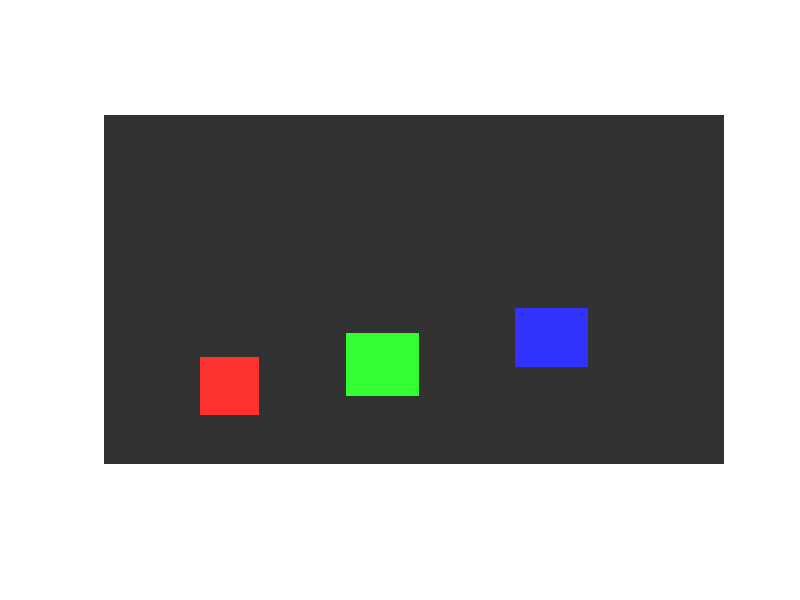

MATLAB code for this plot:
clc;
clear;
close all;

img = uint8(zeros(720,1280,3));

% Road background
img(:,:,1) = 50;
img(:,:,2) = 50;
img(:,:,3) = 50;

% Vehicle 1
img(500:620,200:320,1) = 255;

% Vehicle 2
img(450:580,500:650,2) = 255;

% Vehicle 3
img(400:520,850:1000,3) = 255;

imshow(img);

imwrite(img,'Traffic.jpg');
